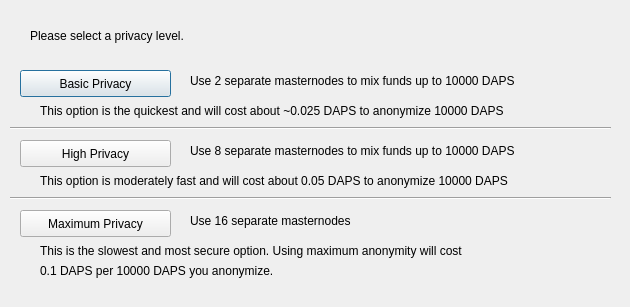
<?xml version="1.0" encoding="UTF-8"?>
<ui version="4.0">
 <class>ObfuscationConfig</class>
 <widget class="QDialog" name="ObfuscationConfig">
  <property name="geometry">
   <rect>
    <x>0</x>
    <y>0</y>
    <width>630</width>
    <height>307</height>
   </rect>
  </property>
  <property name="windowTitle">
   <string>Configure Obfuscation</string>
  </property>
  <widget class="QPushButton" name="buttonBasic">
   <property name="geometry">
    <rect>
     <x>20</x>
     <y>70</y>
     <width>151</width>
     <height>27</height>
    </rect>
   </property>
   <property name="text">
    <string>Basic Privacy</string>
   </property>
  </widget>
  <widget class="QPushButton" name="buttonHigh">
   <property name="geometry">
    <rect>
     <x>20</x>
     <y>140</y>
     <width>151</width>
     <height>27</height>
    </rect>
   </property>
   <property name="text">
    <string>High Privacy</string>
   </property>
  </widget>
  <widget class="QPushButton" name="buttonMax">
   <property name="geometry">
    <rect>
     <x>20</x>
     <y>210</y>
     <width>151</width>
     <height>27</height>
    </rect>
   </property>
   <property name="text">
    <string>Maximum Privacy</string>
   </property>
  </widget>
  <widget class="QLabel" name="label">
   <property name="geometry">
    <rect>
     <x>30</x>
     <y>20</y>
     <width>571</width>
     <height>31</height>
    </rect>
   </property>
   <property name="text">
    <string>Please select a privacy level.</string>
   </property>
  </widget>
  <widget class="QLabel" name="label_2">
   <property name="geometry">
    <rect>
     <x>190</x>
     <y>70</y>
     <width>421</width>
     <height>21</height>
    </rect>
   </property>
   <property name="text">
    <string>Use 2 separate masternodes to mix funds up to 10000 DAPS</string>
   </property>
  </widget>
  <widget class="QLabel" name="label_3">
   <property name="geometry">
    <rect>
     <x>190</x>
     <y>140</y>
     <width>411</width>
     <height>21</height>
    </rect>
   </property>
   <property name="text">
    <string>Use 8 separate masternodes to mix funds up to 10000 DAPS</string>
   </property>
  </widget>
  <widget class="QLabel" name="label_4">
   <property name="geometry">
    <rect>
     <x>190</x>
     <y>210</y>
     <width>421</width>
     <height>21</height>
    </rect>
   </property>
   <property name="text">
    <string>Use 16 separate masternodes</string>
   </property>
  </widget>
  <widget class="QLabel" name="label_6">
   <property name="geometry">
    <rect>
     <x>40</x>
     <y>100</y>
     <width>561</width>
     <height>21</height>
    </rect>
   </property>
   <property name="text">
    <string>This option is the quickest and will cost about ~0.025 DAPS to anonymize 10000 DAPS</string>
   </property>
  </widget>
  <widget class="QLabel" name="label_7">
   <property name="geometry">
    <rect>
     <x>40</x>
     <y>170</y>
     <width>561</width>
     <height>21</height>
    </rect>
   </property>
   <property name="text">
    <string>This option is moderately fast and will cost about 0.05 DAPS to anonymize 10000 DAPS</string>
   </property>
  </widget>
  <widget class="QLabel" name="label_8">
   <property name="geometry">
    <rect>
     <x>40</x>
     <y>240</y>
     <width>561</width>
     <height>21</height>
    </rect>
   </property>
   <property name="text">
    <string>This is the slowest and most secure option. Using maximum anonymity will cost</string>
   </property>
  </widget>
  <widget class="QLabel" name="label_9">
   <property name="geometry">
    <rect>
     <x>40</x>
     <y>260</y>
     <width>561</width>
     <height>21</height>
    </rect>
   </property>
   <property name="text">
    <string>0.1 DAPS per 10000 DAPS you anonymize.</string>
   </property>
  </widget>
  <widget class="Line" name="line">
   <property name="geometry">
    <rect>
     <x>10</x>
     <y>120</y>
     <width>601</width>
     <height>16</height>
    </rect>
   </property>
   <property name="orientation">
    <enum>Qt::Horizontal</enum>
   </property>
  </widget>
  <widget class="Line" name="line_2">
   <property name="geometry">
    <rect>
     <x>10</x>
     <y>190</y>
     <width>601</width>
     <height>16</height>
    </rect>
   </property>
   <property name="orientation">
    <enum>Qt::Horizontal</enum>
   </property>
  </widget>
 </widget>
 <resources/>
 <connections/>
</ui>
